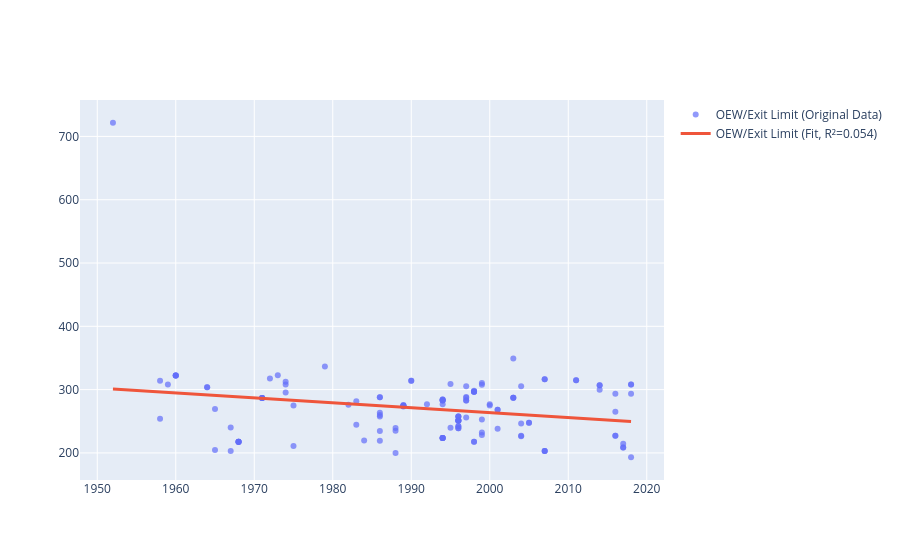

Notebook code cell kept with this figure:
### Code cell
poly_weight = _compute_polynomials_from_dataframe(
    df_merged,
    col_name_x='YOI',
    col_name_y='OEW/Exit Limit',
    degree=1,
    plot=True
)

### Figure 1 — Plotly figure (JSON) as saved in the notebook; plotly's stock layout.template omitted (floating-point values rounded to 4 significant figures; data arrays with more than 128 entries replaced by an {"elided": "..."} marker saying what was removed)
{"data": [{"marker": {"opacity": 0.7}, "mode": "markers", "name": "OEW/Exit Limit (Original Data)", "type": "scatter", "x": {"elided": "136 float values"}, "y": {"elided": "136 float values"}}, {"line": {"width": 3}, "mode": "lines", "name": "OEW/Exit Limit (Fit, R²=0.054)", "type": "scatter", "x": {"elided": "200 float values"}, "y": {"elided": "200 float values"}}], "layout": {}}
